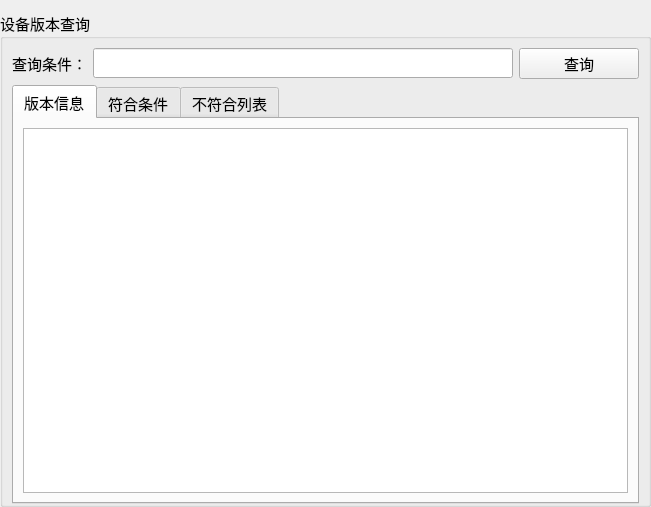
<?xml version="1.0" encoding="UTF-8"?>
<ui version="4.0">
 <class>Remote_SwVerWid</class>
 <widget class="QWidget" name="Remote_SwVerWid">
  <property name="geometry">
   <rect>
    <x>0</x>
    <y>0</y>
    <width>651</width>
    <height>507</height>
   </rect>
  </property>
  <property name="font">
   <font>
    <family>微软雅黑</family>
    <pointsize>11</pointsize>
   </font>
  </property>
  <property name="windowTitle">
   <string>Form</string>
  </property>
  <layout class="QGridLayout" name="gridLayout">
   <property name="leftMargin">
    <number>0</number>
   </property>
   <property name="rightMargin">
    <number>0</number>
   </property>
   <property name="bottomMargin">
    <number>0</number>
   </property>
   <item row="0" column="0">
    <widget class="QGroupBox" name="groupBox">
     <property name="title">
      <string>设备版本查询</string>
     </property>
     <layout class="QGridLayout" name="gridLayout_5">
      <property name="leftMargin">
       <number>9</number>
      </property>
      <property name="bottomMargin">
       <number>0</number>
      </property>
      <item row="0" column="0">
       <widget class="QLabel" name="label">
        <property name="minimumSize">
         <size>
          <width>0</width>
          <height>30</height>
         </size>
        </property>
        <property name="text">
         <string>查询条件：</string>
        </property>
       </widget>
      </item>
      <item row="0" column="1">
       <widget class="QLineEdit" name="lineEdit">
        <property name="minimumSize">
         <size>
          <width>0</width>
          <height>30</height>
         </size>
        </property>
       </widget>
      </item>
      <item row="0" column="2">
       <widget class="QPushButton" name="startBtn">
        <property name="minimumSize">
         <size>
          <width>120</width>
          <height>30</height>
         </size>
        </property>
        <property name="text">
         <string>查询</string>
        </property>
       </widget>
      </item>
      <item row="1" column="0" colspan="3">
       <widget class="QTabWidget" name="tabWidget">
        <property name="currentIndex">
         <number>0</number>
        </property>
        <widget class="QWidget" name="tab">
         <attribute name="title">
          <string>版本信息</string>
         </attribute>
         <layout class="QGridLayout" name="gridLayout_2">
          <item row="0" column="0">
           <widget class="QPlainTextEdit" name="textEdit">
            <property name="readOnly">
             <bool>true</bool>
            </property>
           </widget>
          </item>
         </layout>
        </widget>
        <widget class="QWidget" name="tab_3">
         <attribute name="title">
          <string>符合条件</string>
         </attribute>
         <layout class="QGridLayout" name="gridLayout_4">
          <item row="0" column="0">
           <widget class="QPlainTextEdit" name="okTextEdit">
            <property name="readOnly">
             <bool>true</bool>
            </property>
           </widget>
          </item>
         </layout>
        </widget>
        <widget class="QWidget" name="tab_2">
         <attribute name="title">
          <string>不符合列表</string>
         </attribute>
         <layout class="QGridLayout" name="gridLayout_3">
          <item row="0" column="0">
           <widget class="QPlainTextEdit" name="errTextEdit">
            <property name="readOnly">
             <bool>true</bool>
            </property>
           </widget>
          </item>
         </layout>
        </widget>
       </widget>
      </item>
     </layout>
    </widget>
   </item>
  </layout>
 </widget>
 <resources/>
 <connections/>
</ui>
